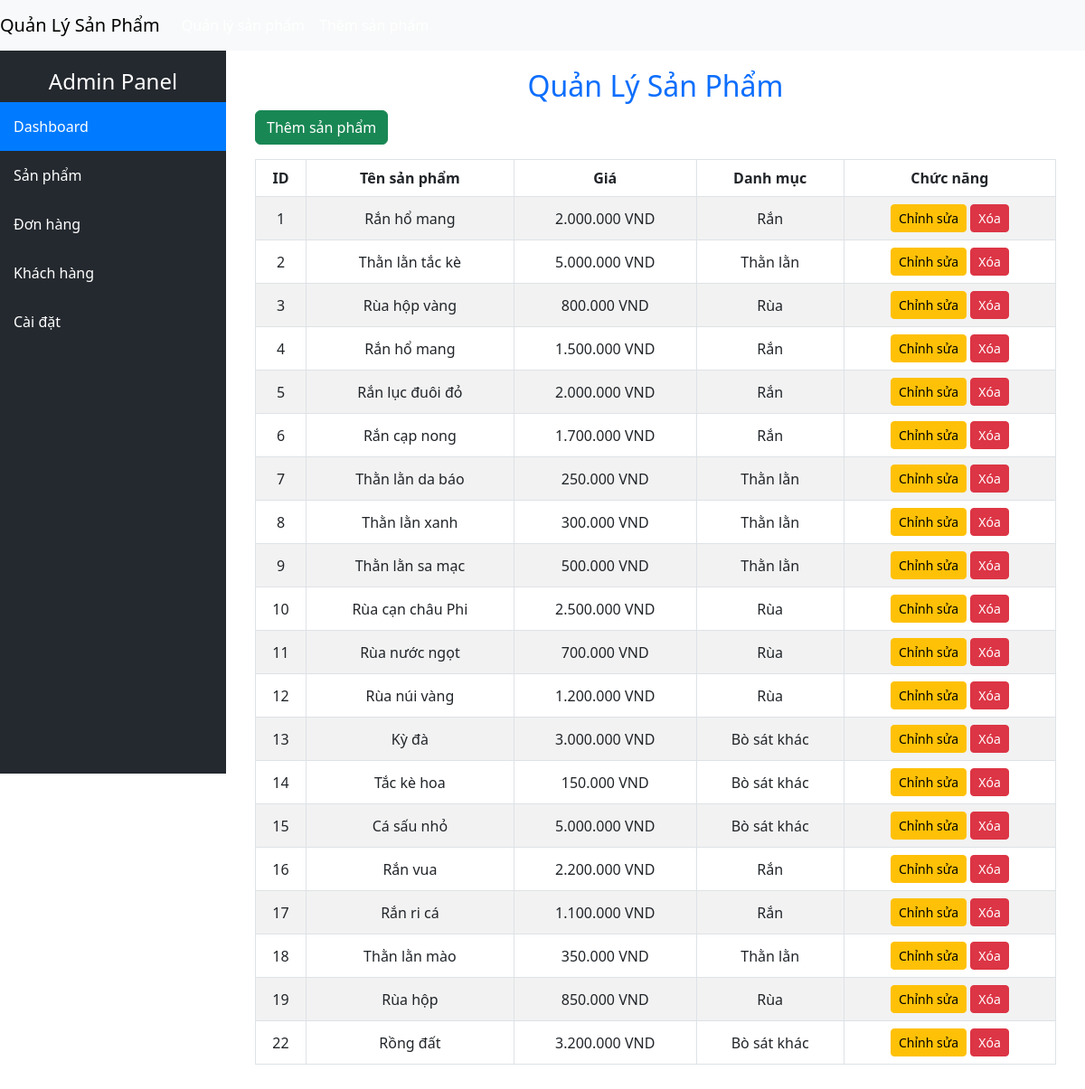
/admin/product-management.php, run on the app's committed database.
### tables this page shows
CREATE TABLE `BO_SAT` (
  `Ma_bo_sat` int(11) NOT NULL,
  `Ten_bo_sat` varchar(100) NOT NULL,
  `Gia` decimal(10,2) NOT NULL,
  `Mo_ta` text DEFAULT NULL,
  `Ngay_nhap` date NOT NULL,
  `Ma_danh_muc` int(11) NOT NULL
);

CREATE TABLE `DANH_MUC` (
  `Ma_danh_muc` int(11) NOT NULL,
  `Ten_danh_muc` varchar(100) NOT NULL
);

### admin/components/product-list.php (the view)
<?php
include('config.php');
try {
    $sql = "SELECT * FROM BO_SAT";
    $stmt = $conn->prepare($sql);
    $stmt->execute();
    $products = $stmt->fetchAll(PDO::FETCH_ASSOC);
    if ($products) {
        foreach ($products as $product) {
            ?>
            <tr>
                <td><?php echo $product['Ma_bo_sat']; ?></td>
                <td><?php echo $product['Ten_bo_sat']; ?></td>
                <td><?php echo number_format($product['Gia'], 0, ',', '.') . ' VND'; ?></td>
                <td>
                    <?php
                    $categoryStmt = $conn->prepare("SELECT Ten_danh_muc FROM DANH_MUC WHERE Ma_danh_muc = ?");
                    $categoryStmt->execute([$product['Ma_danh_muc']]);
                    $category = $categoryStmt->fetch(PDO::FETCH_ASSOC);
                    echo $category ? $category['Ten_danh_muc'] : 'Không có';
                    ?>
                </td>
                <td>
                    <a href="edit-product.php?id=<?php echo $product['Ma_bo_sat']; ?>" class="btn btn-warning btn-sm">Chỉnh sửa</a>
                    <a href="delete-product.php?id=<?php echo $product['Ma_bo_sat']; ?>" class="btn btn-danger btn-sm"
                        onclick="return confirm('Bạn có chắc chắn muốn xóa không?')">Xóa</a>
                </td>
            </tr>
            <?php
        }
    } else {
        echo "<tr><td colspan='5' class='text-center'>Không có sản phẩm nào.</td></tr>";
    }
} catch (PDOException $e) {
    echo "<tr><td colspan='5' class='text-center text-danger'>Lỗi: " . $e->getMessage() . "</td></tr>";
}
?>

### admin/components/navbar.php (shortened to what this page needs)
<!DOCTYPE html>
<html lang="vi">
<head>
    <link rel="stylesheet" href="css/admin.css">
    <link href="https://cdn.jsdelivr.net/npm/bootstrap@5.3.0-alpha1/dist/css/bootstrap.min.css" rel="stylesheet">
</head>
<body>
    <nav class="navbar navbar-expand-lg navbar-light bg-light">
        <a class="navbar-brand" href="#">Quản Lý Sản Phẩm</a>
        <div class="collapse navbar-collapse" id="navbarNav">
            <ul class="navbar-nav ml-auto">
                <li class="nav-item">
                    <a class="nav-link" href="products.php">Quản lý sản phẩm</a>
                </li>
                <li class="nav-item">
                    <a class="nav-link" href="add-product.php">Thêm sản phẩm</a>
                </li>
            </ul>
        </div>
    </nav>

### admin/components/sidebar.php
<div class="sidebar">
    <h4 class="text-center text-white">Admin Panel</h4>
    <ul class="list-unstyled">
        <li><a href="./" class="active">Dashboard</a></li>
        <li><a href="./product-management.php">Sản phẩm</a></li>
        <li><a href="./order-management.php">Đơn hàng</a></li>
        <li><a href="./customer.php">Khách hàng</a></li>
        <li><a href="./setting.php">Cài đặt</a></li>
    </ul>
</div>

### admin/product-management.php
<?php include('components/navbar.php'); ?>
<?php include('components/sidebar.php'); ?>
<div class="content">
    <div class="container-fluid">
        <h2 class="text-center text-primary">Quản Lý Sản Phẩm</h2>
        <div class="row">
            <div class="col-md-12">
                <a href="add-product.php" class="btn btn-success mb-3">Thêm sản phẩm</a>
                <div class="table-responsive">
                    <table class="table table-striped table-bordered">
                        <thead>
                            <tr>
                                <th>ID</th>
                                <th>Tên sản phẩm</th>
                                <th>Giá</th>
                                <th>Danh mục</th>
                                <th>Chức năng</th>
                            </tr>
                        </thead>
                        <tbody>
                            <?php include('components/product-list.php'); ?>
                        </tbody>
                    </table>
                </div>
            </div>
        </div>
    </div>
</div>

### admin/css/admin.css (style rules this page uses)
body { font-family: 'Arial', sans-serif; background-color: #f4f6f9; color: #333; }
.sidebar { height: 100vh; background-color: #24292f; color: #fff; padding-top: 20px; position: fixed; width: 250px; transition: all 0.3s ease; }
.sidebar a { color: #fff; padding: 15px; text-decoration: none; font-size: 16px; display: block; transition: background-color 0.3s ease; }
.sidebar .active { background-color: #007bff; }
.content { margin-left: 250px; padding: 20px; }
.navbar { background-color: #007bff; color: #fff; }
.navbar .nav-link { color: #fff; }
.table th, .table td { text-align: center; vertical-align: middle; }

### data on the page
bo_sat: Ma_bo_sat "1", Ten_bo_sat "Rắn hổ mang", Gia "2.000.000", Ma_danh_muc.Ten_danh_muc "Rắn"
bo_sat: Ma_bo_sat "2", Ten_bo_sat "Thằn lằn tắc kè", Gia "5.000.000", Ma_danh_muc.Ten_danh_muc "Thằn lằn"
bo_sat: Ma_bo_sat "3", Ten_bo_sat "Rùa hộp vàng", Gia "800.000", Ma_danh_muc.Ten_danh_muc "Rùa"
bo_sat: Ma_bo_sat "4", Ten_bo_sat "Rắn hổ mang", Gia "1.500.000", Ma_danh_muc.Ten_danh_muc "Rắn"
bo_sat: Ma_bo_sat "5", Ten_bo_sat "Rắn lục đuôi đỏ", Gia "2.000.000", Ma_danh_muc.Ten_danh_muc "Rắn"
bo_sat: Ma_bo_sat "6", Ten_bo_sat "Rắn cạp nong", Gia "1.700.000", Ma_danh_muc.Ten_danh_muc "Rắn"
bo_sat: Ma_bo_sat "7", Ten_bo_sat "Thằn lằn da báo", Gia "250.000", Ma_danh_muc.Ten_danh_muc "Thằn lằn"
bo_sat: Ma_bo_sat "8", Ten_bo_sat "Thằn lằn xanh", Gia "300.000", Ma_danh_muc.Ten_danh_muc "Thằn lằn"
bo_sat: Ma_bo_sat "9", Ten_bo_sat "Thằn lằn sa mạc", Gia "500.000", Ma_danh_muc.Ten_danh_muc "Thằn lằn"
bo_sat: Ma_bo_sat "10", Ten_bo_sat "Rùa cạn châu Phi", Gia "2.500.000", Ma_danh_muc.Ten_danh_muc "Rùa"
bo_sat: Ma_bo_sat "11", Ten_bo_sat "Rùa nước ngọt", Gia "700.000", Ma_danh_muc.Ten_danh_muc "Rùa"
bo_sat: Ma_bo_sat "12", Ten_bo_sat "Rùa núi vàng", Gia "1.200.000", Ma_danh_muc.Ten_danh_muc "Rùa"
bo_sat: Ma_bo_sat "13", Ten_bo_sat "Kỳ đà", Gia "3.000.000", Ma_danh_muc.Ten_danh_muc "Bò sát khác"
bo_sat: Ma_bo_sat "14", Ten_bo_sat "Tắc kè hoa", Gia "150.000", Ma_danh_muc.Ten_danh_muc "Bò sát khác"
bo_sat: Ma_bo_sat "15", Ten_bo_sat "Cá sấu nhỏ", Gia "5.000.000", Ma_danh_muc.Ten_danh_muc "Bò sát khác"
bo_sat: Ma_bo_sat "16", Ten_bo_sat "Rắn vua", Gia "2.200.000", Ma_danh_muc.Ten_danh_muc "Rắn"
bo_sat: Ma_bo_sat "17", Ten_bo_sat "Rắn ri cá", Gia "1.100.000", Ma_danh_muc.Ten_danh_muc "Rắn"
bo_sat: Ma_bo_sat "18", Ten_bo_sat "Thằn lằn mào", Gia "350.000", Ma_danh_muc.Ten_danh_muc "Thằn lằn"
bo_sat: Ma_bo_sat "19", Ten_bo_sat "Rùa hộp", Gia "850.000", Ma_danh_muc.Ten_danh_muc "Rùa"
bo_sat: Ma_bo_sat "22", Ten_bo_sat "Rồng đất", Gia "3.200.000", Ma_danh_muc.Ten_danh_muc "Bò sát khác"
